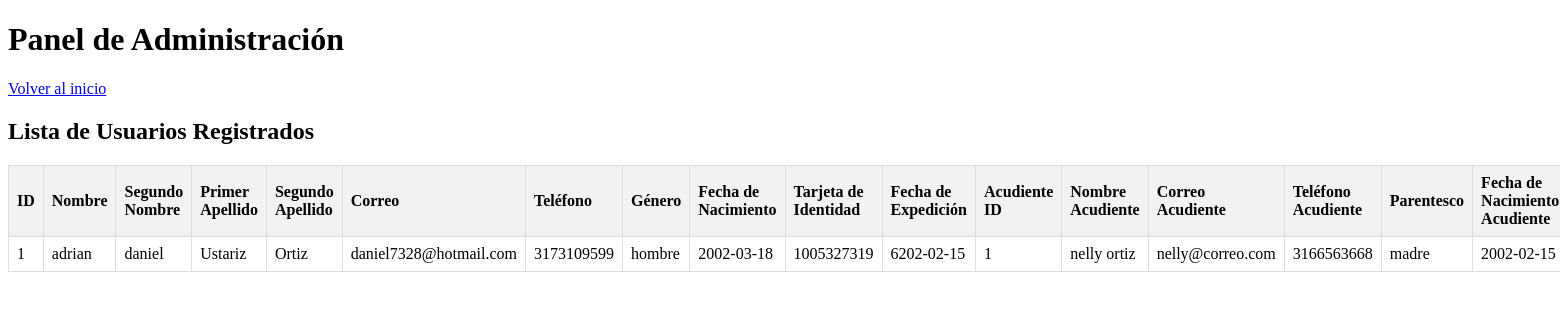
Before: /admin (signed in) with the older database file.
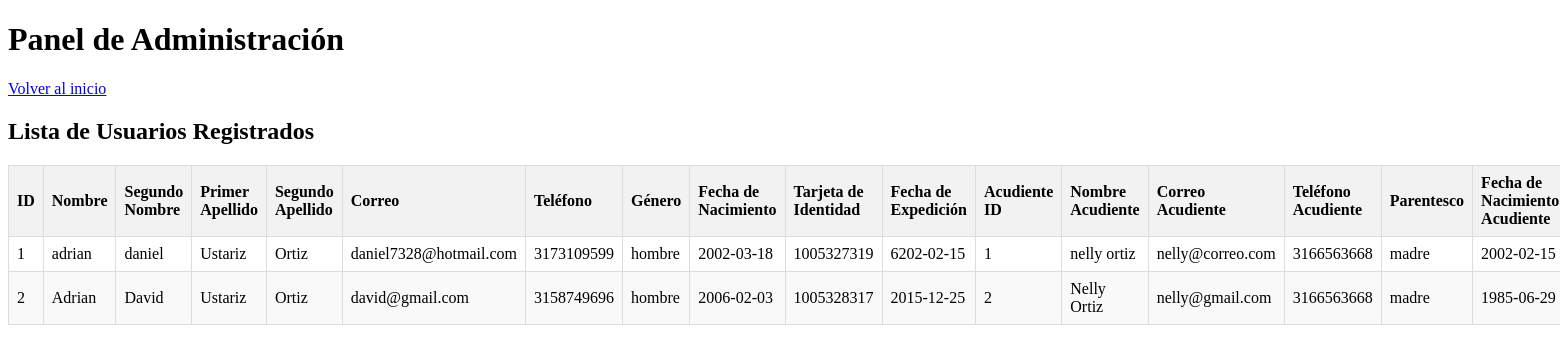
After: the same page with the newer database file.
### models.py (models this page shows)
class Usuario(db.Model):
    id = db.Column(db.Integer, primary_key=True, autoincrement=True)
    nombre = db.Column(db.String(100), nullable=False)
    segundo_nombre = db.Column(db.String(100))
    primer_apellido = db.Column(db.String(100), nullable=False)
    segundo_apellido = db.Column(db.String(100), nullable=False)
    correo = db.Column(db.String(120), unique=True, nullable=False)
    telefono = db.Column(db.String(20), nullable=False)
    genero = db.Column(db.String(20))
    fecha_nacimiento = db.Column(db.String(10))
    tarjeta_identidad = db.Column(db.String(20), nullable=False, unique=True)
    fecha_expedicion = db.Column(db.String(10), nullable=False)
    contraseña = db.Column(db.String(200), nullable=False)
    acudiente_id = db.Column(db.Integer, db.ForeignKey('acudiente.id'))

class Acudiente(db.Model):
    id = db.Column(db.Integer, primary_key=True, autoincrement=True)
    nombre = db.Column(db.String(100), nullable=False)
    segundo_nombre = db.Column(db.String(100))
    primer_apellido = db.Column(db.String(100), nullable=False)
    segundo_apellido = db.Column(db.String(100), nullable=False)
    correo = db.Column(db.String(120), unique=True, nullable=False)
    telefono = db.Column(db.String(20), nullable=False)
    parentesco = db.Column(db.String(50), nullable=False)
    fecha_nacimiento = db.Column(db.String(10), nullable=False)
    cc_titular = db.Column(db.String(20), nullable=False, unique=True)
    fecha_expedicion = db.Column(db.String(10), nullable=False)
    usuario = db.relationship('Usuario', backref='acudiente')

### app.py (the view)
@app.route('/admin')
@login_requerido
def admin():
    usuarios = Usuario.query.all()  # Listar todos los usuarios
    return render_template('/admin.html', usuarios=usuarios)

### app.py (called while the page is built)
def login_requerido(f):
    @wraps(f)
    def wrap(*args, **kwargs):
        if 'usuario_id' not in session:
            flash("Debes iniciar sesión para acceder a esta página.")
            return redirect(url_for('login_usuarios'))  # Redirigir al login si no está autenticado
        return f(*args, **kwargs)
    return wrap

### templates/admin.html (shortened to what this page needs)
<!DOCTYPE html>
<html lang="en">
<head>
    <link rel="stylesheet" href="/static/style.css">
</head>
<body>
    <header>
        <h1>Panel de Administración</h1>
        <a href="{{ url_for('index') }}">Volver al inicio</a>
    </header>
    <main>
        <h2>Lista de Usuarios Registrados</h2>
        <table>
            <thead>
                <tr>
                    <th>ID</th>
                    <th>Nombre</th>
                    <th>Segundo Nombre</th>
                    <th>Primer Apellido</th>
                    <th>Segundo Apellido</th>
                    <th>Correo</th>
                    <th>Teléfono</th>
                    <th>Género</th>
                    <th>Fecha de Nacimiento</th>
                    <th>Tarjeta de Identidad</th>
                    <th>Fecha de Expedición</th>
                    <th>Acudiente ID</th>
                    <th>Nombre Acudiente</th>
                    <th>Correo Acudiente</th>
                    <th>Teléfono Acudiente</th>
                    <th>Parentesco</th>
                    <th>Fecha de Nacimiento Acudiente</th>
                </tr>
            </thead>
            <tbody>
                {% for usuario in usuarios %}
                <tr>
                    <td>{{ usuario.id }}</td>
                    <td>{{ usuario.nombre }}</td>
                    <td>{{ usuario.segundo_nombre }}</td>
                    <td>{{ usuario.primer_apellido }}</td>
                    <td>{{ usuario.segundo_apellido }}</td>
                    <td>{{ usuario.correo }}</td>
                    <td>{{ usuario.telefono }}</td>
                    <td>{{ usuario.genero }}</td>
                    <td>{{ usuario.fecha_nacimiento }}</td>
                    <td>{{ usuario.tarjeta_identidad }}</td>
                    <td>{{ usuario.fecha_expedicion }}</td>
                    <td>{{ usuario.acudiente_id }}</td>
                    <td>
                        {% if usuario.acudiente %}
                            {{ usuario.acudiente.nombre }} {{ usuario.acudiente.primer_apellido }}
                        {% else %}
                            No asignado
                        {% endif %}
                    </td>
                    <td>
                        {% if usuario.acudiente %}
                            {{ usuario.acudiente.correo }}
                        {% else %}
                            No asignado
                        {% endif %}
                    </td>
                    <td>
                        {% if usuario.acudiente %}
                            {{ usuario.acudiente.telefono }}
                        {% else %}
                            No asignado
                        {% endif %}
                    </td>
                    <td>
                        {% if usuario.acudiente %}
                            {{ usuario.acudiente.parentesco }}
                        {% else %}
                            No asignado
                        {% endif %}
                    </td>
                    <td>
                        {% if usuario.acudiente %}
                            {{ usuario.acudiente.fecha_nacimiento }}
                        {% else %}
                            No asignado
                        {% endif %}
                    </td>
                </tr>
                {% endfor %}
            </tbody>
        </table>
    </main>
</body>
</html>

### templates/admin.html (style rules this page uses)
table { width: 100%; border-collapse: collapse; }
th, td { border: 1px solid #ddd; padding: 8px; }
th { background-color: #f2f2f2; text-align: left; }
tr:nth-child(even) { background-color: #f9f9f9; }

Changed rows visible on the page:
added Usuario: id "2", nombre "Adrian", segundo_nombre "David", primer_apellido "Ustariz", segundo_apellido "Ortiz", correo "david@gmail.com", telefono "3158749696", genero "hombre", fecha_nacimiento "2006-02-03", tarjeta_identidad "1005328317", fecha_expedicion "2015-12-25", acudiente_id "2", acudiente.nombre "Nelly", acudiente.primer_apellido "Ortiz", acudiente.correo "nelly@gmail.com", acudiente.telefono "3166563668", acudiente.parentesco "madre", acudiente.fecha_nacimiento "1985-06-29"
